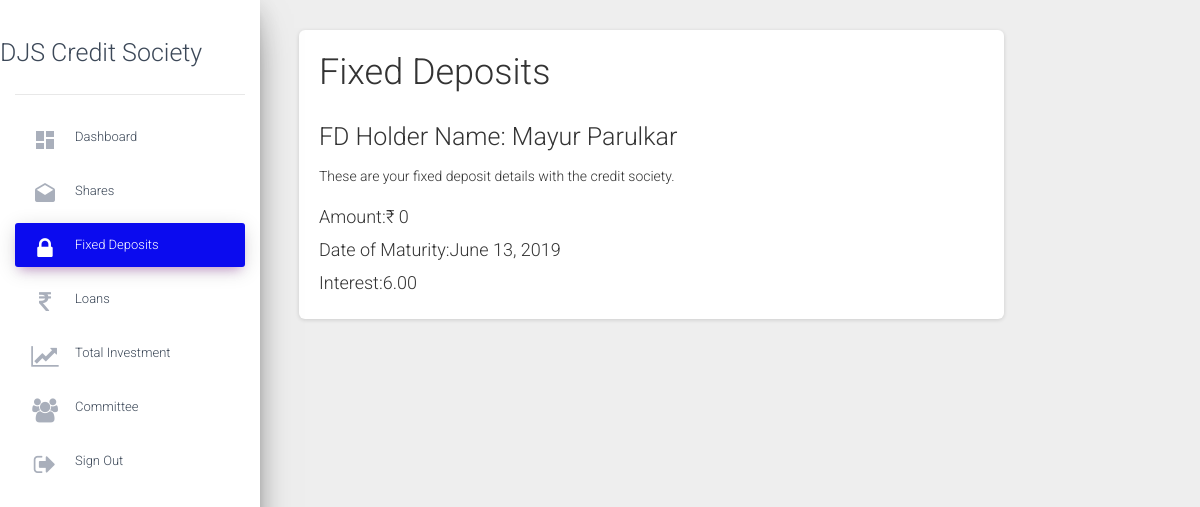
Before: /status/fixedDeposits (signed in) with the older database file.
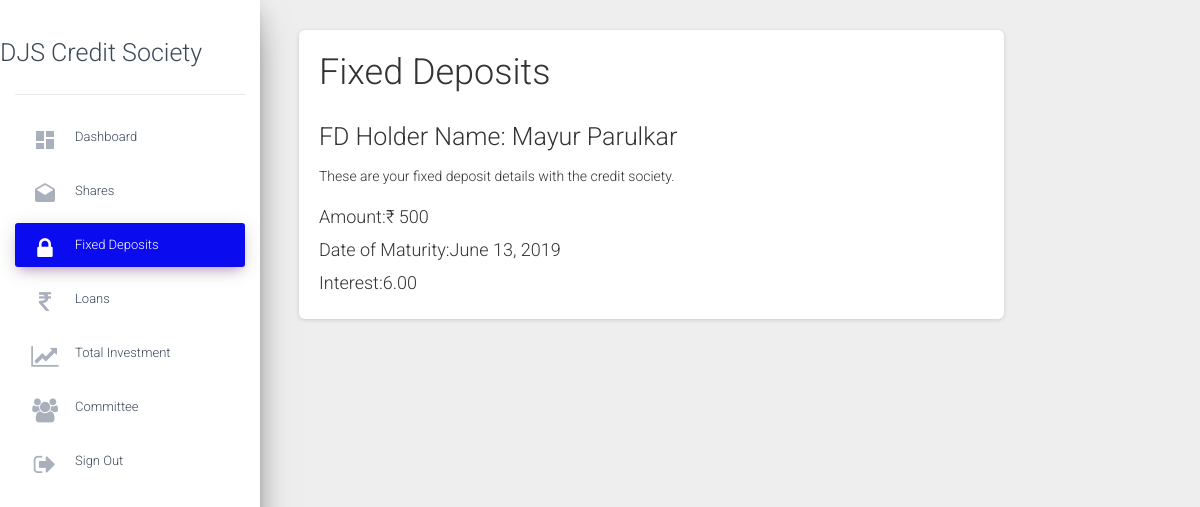
After: the same page with the newer database file.
### status/models.py (models this page shows, shortened)
class Account(models.Model):
    accountnumber=models.IntegerField(null=False,unique=True)
    username=models.ForeignKey(User,on_delete=models.CASCADE,null=True,unique=True)
    name=models.CharField(max_length=50,null=False)
    sapid=models.IntegerField(null=False,unique=True)
    dateofjoining=models.DateField(null=False)
    sharevalue=models.IntegerField(default=0,null=False)
    totalinvestment=models.IntegerField(default=0,null=False)
    shareamount=models.IntegerField(default=0,null=False)
    sharebalance=models.IntegerField(default=0)
    cdamount=models.IntegerField(default=0)
    cdbalance=models.IntegerField(default=0)
    totalamount=models.DecimalField(default=0,max_digits=10,decimal_places=2)
    sharesstartingnumber=models.IntegerField(null=True)
    sharesendingnumber=models.IntegerField(null=True)
    isloanloantaken=models.BooleanField(default=False)
    isloanemertaken=models.BooleanField(default=False)
    longloanamount=models.DecimalField(blank=True,null=True,default=0,max_digits=10,decimal_places=2)
    longloanprinciple=models.DecimalField(blank=True,null=True,default=0,max_digits=10,decimal_places=2)
    longloanperiod=models.IntegerField(blank=True,null=True,default=0)
    longloaninterestamount=models.DecimalField(blank=True,null=True,default=0,max_digits=10,decimal_places=2)
    longloanbalance=models.DecimalField(blank=True,null=True,default=0,max_digits=10,decimal_places=2)
    longloanemi=models.DecimalField(blank=True,null=True,default=0,max_digits=10,decimal_places=2)
    emerloanamount=models.DecimalField(blank=True,null=True,default=0,max_digits=10,decimal_places=2)
    emerloanprinciple=models.DecimalField(blank=True,null=True,default=0,max_digits=10,decimal_places=2)
    emerloanperiod=models.IntegerField(blank=True,null=True,default=0)
    emerloaninterestamount=models.DecimalField(blank=True,null=True,default=0,max_digits=10,decimal_places=2)
    emerloanbalance=models.DecimalField(blank=True,null=True,default=0,max_digits=10,decimal_places=2)
    emerloanemi=models.DecimalField(blank=True,null=True,default=0,max_digits=10,decimal_places=2)
    fdcapital=models.IntegerField(default=0,null=True)
    fdmaturitydate=models.DateField(null=True)
    teachingstaff=models.BooleanField(default=False)
    nonteachingstaff=models.BooleanField(default=False)

### status/views.py (the view)
# urls.py: path('fixedDeposits',views.fixedDeposits,name="fixedDeposits"),
@login_required
def fixedDeposits(request):
    current_user_id=request.user.username
    Accountholder=Account.objects.filter(username__username__icontains=current_user_id).get()
    Interests=interests.objects.all
    context={
        'Accountholder':Accountholder,
        'Interests':Interests,
        'fixed':"active",
    }
    return render (request,'fixedDeposits.html',context=context)

### status/templates/fixedDeposits.html (shortened to what this page needs)
{%extends 'details.html'%}
{% load humanize %}
{%block content%}
<main role="main" class="col-md-9 col-lg-10 px-4">
  <div class="container">
    <div class="row">
      <div class="col">
        <div class="card">
          <div class="card-body">
            <h2>Fixed Deposits </h2>
            <h3>FD Holder Name: {{Accountholder.name}}</h3>
            <p class="card-text">These are your fixed deposit details with the credit society.</p>
            <h4>Amount:&#x20b9; {{Accountholder.fdcapital|intcomma }}</h4>
            <h4>Date of Maturity:{{Accountholder.fdmaturitydate}}</h4>
            {%for i in Interests%}
            <h4>Interest:{{i.fdinterest}} </h4>
            {%endfor%}
          </div>
        </div>
      </div>
</main>
{%endblock%}

Changed rows visible on the page:
changed Account "Mayur Parulkar": fdcapital "0" → "500"
